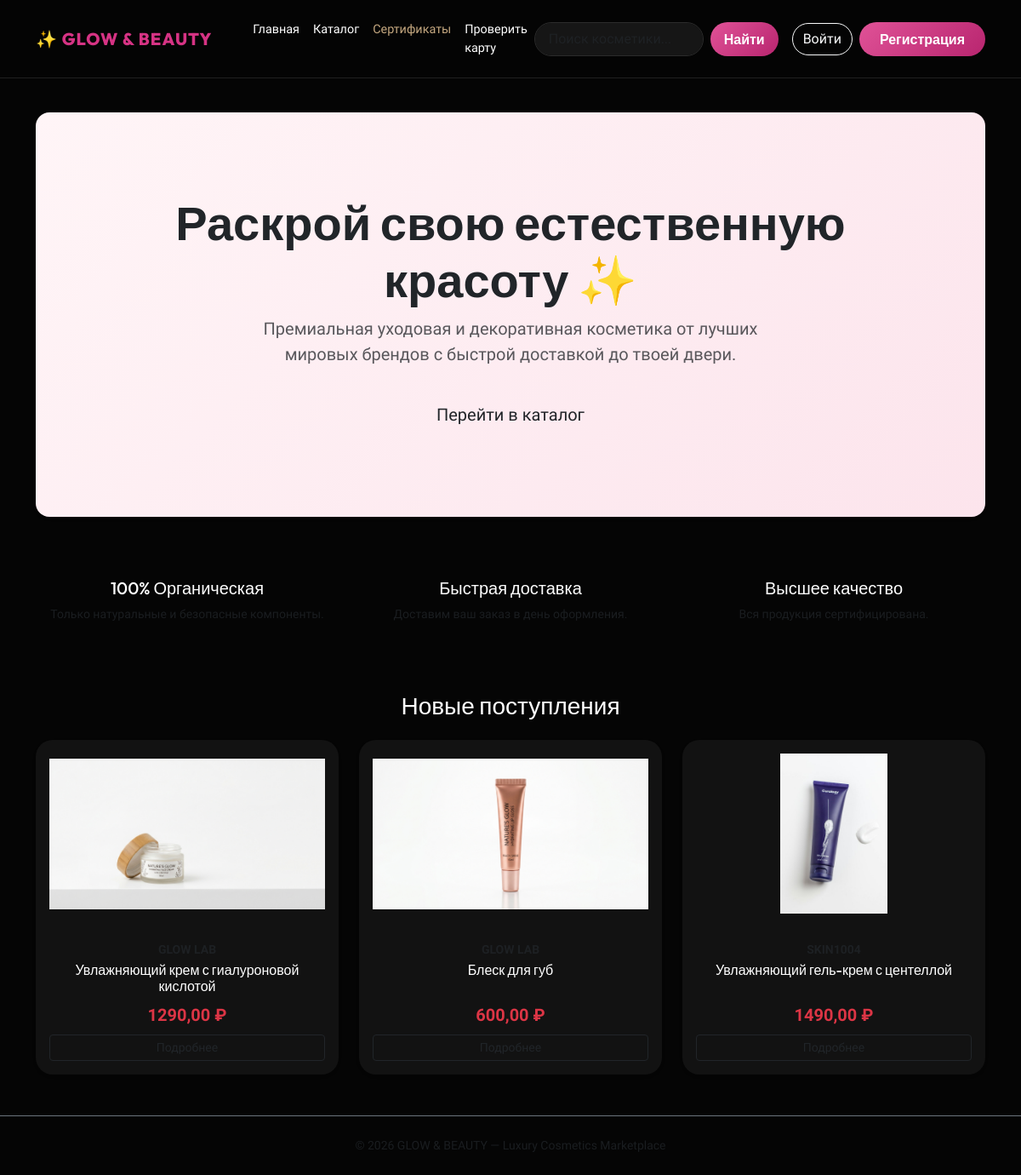
Before: / with the older database file.
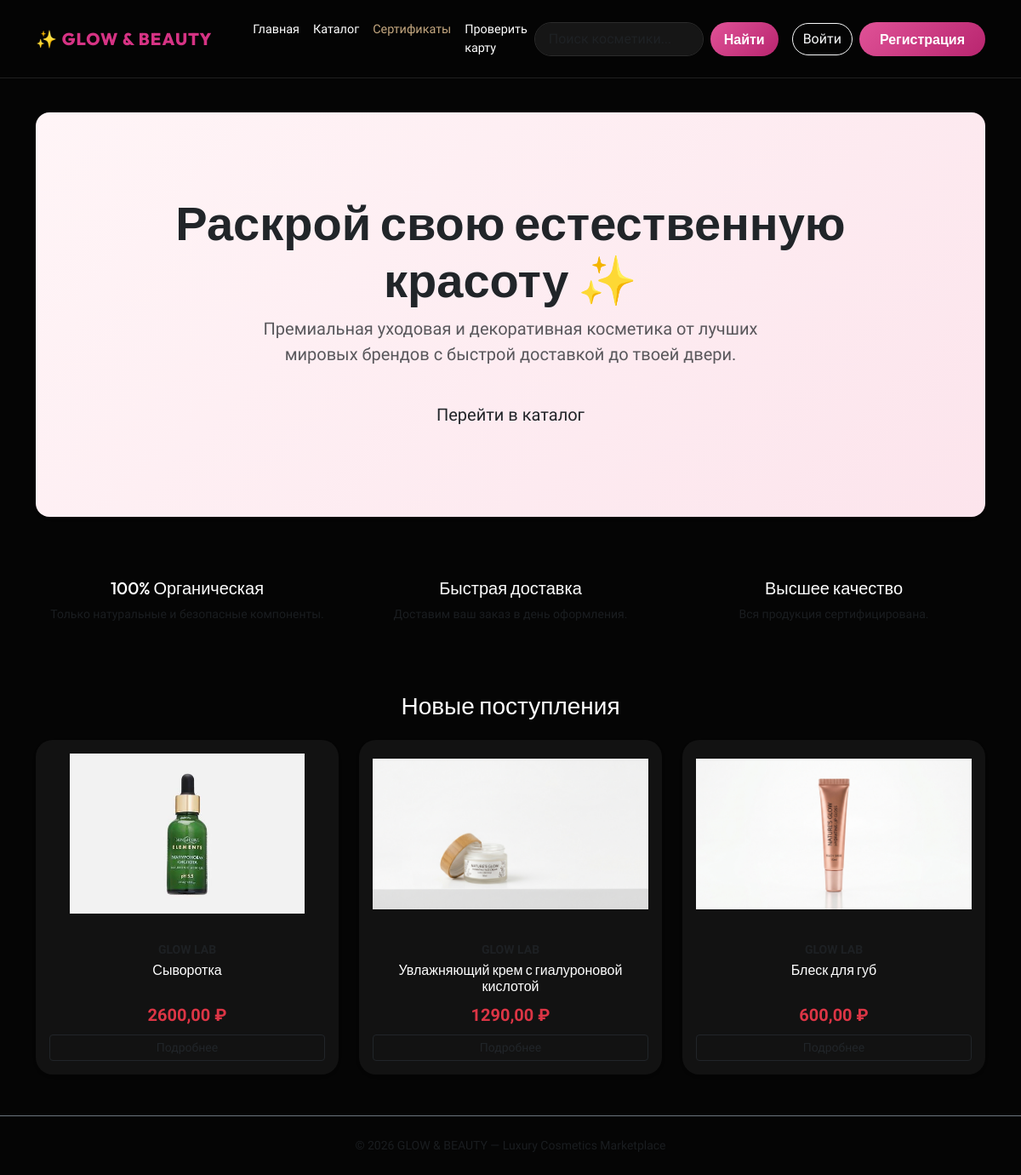
After: the same page with the newer database file.
### shop/models.py (models this page shows, shortened)
class Product(models.Model):
    seller = models.ForeignKey(User, on_delete=models.CASCADE, related_name='seller_products', verbose_name="Продавец", null=True, blank=True)
    category = models.ForeignKey(Category, related_name='products', on_delete=models.CASCADE, verbose_name="Категория")
    name = models.CharField(max_length=200, verbose_name="Название товара")
    slug = models.SlugField(max_length=200, unique=True)
    brand = models.CharField(max_length=100, verbose_name="Бренд")
    image = models.ImageField(upload_to='products/', blank=True, null=True, verbose_name="Фото товара")
    description = models.TextField(verbose_name="Описание")
    ingredients = models.TextField(verbose_name="Состав", blank=True)
    price = models.DecimalField(max_digits=10, decimal_places=2, verbose_name="Цена (₽)")
    stock = models.PositiveIntegerField(default=10, verbose_name="В наличии")
    is_available = models.BooleanField(default=True, verbose_name="Доступен")
    created = models.DateTimeField(auto_now_add=True)
    favorites = models.ManyToManyField(User, related_name='favorite_products', blank=True, verbose_name="В избранном у")
    class Meta:
        verbose_name = "Товар"
        verbose_name_plural = "Товары"
        ordering = ('-created',)
    def get_absolute_url(self):
        return reverse('shop:product_detail', args=[self.slug])

### shop/views.py (the view)
# urls.py: path('', views.home, name='home'),
def home(request):
    latest_products = Product.objects.filter(is_available=True)[:3]
    return render(
        request, "shop/home.html", {"latest_products": latest_products}
    )

### templates/shop/home.html (shortened to what this page needs)
{% extends 'base.html' %}
{% block content %}
<div class="p-5 mb-4 bg-white rounded-4 shadow-sm text-center border-0" style="background: linear-gradient(135deg, #fff5f7 0%, #fce4ec 100%);">
    <div class="container-fluid py-5">
        <h1 class="display-4 fw-bold text-dark">Раскрой свою естественную красоту ✨</h1>
        <p class="col-md-8 mx-auto fs-5 text-muted">Премиальная уходовая и декоративная косметика от лучших мировых брендов с быстрой доставкой до твоей двери.</p>
        <a href="{% url 'shop:product_list' %}" class="btn btn-pink btn-lg px-4 mt-3">Перейти в каталог</a>
    </div>
</div>
<div class="row text-center my-5">
    <div class="col-md-4">
        <div class="p-3">
            <h5>100% Органическая</h5>
            <p class="text-muted small">Только натуральные и безопасные компоненты.</p>
        </div>
    </div>
    <div class="col-md-4">
        <div class="p-3">
            <h5>Быстрая доставка</h5>
            <p class="text-muted small">Доставим ваш заказ в день оформления.</p>
        </div>
    </div>
    <div class="col-md-4">
        <div class="p-3">
            <h5>Высшее качество</h5>
            <p class="text-muted small">Вся продукция сертифицирована.</p>
        </div>
    </div>
</div>
<h3 class="mb-4 text-center">Новые поступления </h3>
<div class="row justify-content-center">
    {% for product in latest_products %}
        <div class="col-md-4 mb-4">
            <div class="card h-100 shadow-sm border-0">
                {% if product.image %}
                    <img src="{{ product.image.url }}" class="card-img-top p-3" style="height: 220px; object-fit: contain;" alt="{{ product.name }}">
                {% endif %}
                <div class="card-body d-flex flex-column text-center">
                    <small class="text-uppercase text-muted fw-bold">{{ product.brand }}</small>
                    <h5 class="card-title fs-6 mt-1">{{ product.name }}</h5>
                    <p class="text-danger fw-bold fs-5 mt-auto mb-2">{{ product.price }} ₽</p>
                    <a href="{{ product.get_absolute_url }}" class="btn btn-outline-dark btn-sm">Подробнее</a>
                </div>
            </div>
        </div>
    {% endfor %}
</div>
{% endblock %}

### templates/base.html (shortened to what this page needs)
<!DOCTYPE html>
<html lang="ru">
<head>
    <link href="https://cdn.jsdelivr.net/npm/bootstrap@5.3.0/dist/css/bootstrap.min.css" rel="stylesheet">
</head>
<body class="d-flex flex-column min-vh-100">
    <nav class="navbar navbar-expand-lg sticky-top py-3">
        <div class="container">
            <a class="navbar-brand" href="{% url 'shop:home' %}">✨ GLOW & BEAUTY</a>
            <div class="collapse navbar-collapse" id="navbarMain">
                <ul class="navbar-nav me-auto ms-4">
                    <li class="nav-item"><a class="nav-link" href="{% url 'shop:home' %}">Главная</a></li>
                    <li class="nav-item"><a class="nav-link" href="{% url 'shop:product_list' %}">Каталог</a></li>
                    <li class="nav-item"><a class="nav-link" href="{% url 'shop:buy_gift_card' %}" style="color: var(--luxury-gold) !important;">Сертификаты</a></li>
                    <li class="nav-item"><a class="nav-link" href="{% url 'shop:use_gift_card' %}">Проверить карту</a></li>
                </ul>
                <form class="d-flex me-3" method="get" action="{% url 'shop:product_list' %}">
                    <input class="form-control rounded-pill me-2 px-3" type="search" name="q" placeholder="Поиск косметики...">
                    <button class="btn btn-beauty px-3" type="submit">Найти</button>
                </form>
                <div class="d-flex align-items-center">
                    {% if user.is_authenticated %}
                        <a href="{% url 'shop:wishlist' %}" class="btn btn-outline-light btn-sm rounded-pill me-2" title="Избранное">
                            ❤️ Избранное
                        </a>
                        <a href="{% url 'shop:cart_detail' %}" class="btn btn-outline-gold btn-sm me-2">
                            🛒 Корзина
                        </a>
                        <div class="dropdown">
                            <button class="btn btn-dark dropdown-toggle rounded-pill border-secondary" type="button" data-bs-toggle="dropdown">
                                👤 {{ user.username }}
                            </button>
                            <ul class="dropdown-menu dropdown-menu-dark dropdown-menu-end shadow-lg border-secondary">
                                <li><a class="dropdown-item" href="{% url 'shop:my_orders' %}">📦 Мои заказы</a></li>
                                {% if user.is_staff or user.is_superuser %}
                                    <li><a class="dropdown-item text-info" href="{% url 'shop:seller_dashboard' %}">💼 Кабинет продавца</a></li>
                                    <li><a class="dropdown-item text-warning" href="{% url 'admin:index' %}" target="_blank">⚙️ Админка</a></li>
                                {% endif %}
                                <li><hr class="dropdown-divider border-secondary"></li>
                                <li>
                                    <form action="{% url 'logout' %}" method="post" class="px-3 py-1">
                                        {% csrf_token %}
                                        <button type="submit" class="btn btn-sm btn-danger w-100">Выйти</button>
                                    </form>
                                </li>
                            </ul>
                        </div>
                    {% else %}
                        <a href="{% url 'login' %}" class="btn btn-outline-light rounded-pill me-2">Войти</a>
                        <a href="{% url 'shop:register' %}" class="btn btn-beauty">Регистрация</a>
                    {% endif %}
                </div>
            </div>
        </div>
    </nav>
    <main class="container flex-grow-1 my-4">
        {% block content %}{% endblock %}
    </main>
    <footer class="text-center py-4 border-top border-secondary mt-auto text-muted">
        <p class="mb-0 small">&copy; 2026 GLOW & BEAUTY — Luxury Cosmetics Marketplace</p>
    </footer>
</body>
</html>

### templates/base.html (style rules this page uses)
:root { --bg-black: #050505; --card-dark: #121212; --primary-pink: #d63384; --hover-pink: #b8256f; --luxury-gold: #c5a880; --text-white: #ffffff; --text-gray: #a0a0a0; }
body { background-color: var(--bg-black); font-family: 'Plus Jakarta Sans', sans-serif; color: var(--text-white); }
h1, h2, h3, h4, h5, .navbar-brand { font-family: 'Outfit', sans-serif; }
.navbar { background-color: rgba(5, 5, 5, 0.95) !important; backdrop-filter: blur(12px); border-bottom: 1px solid #1f1f1f; }
.navbar-brand { color: var(--primary-pink) !important; font-weight: 800; letter-spacing: 1px; }
.nav-link { color: var(--text-white) !important; font-size: 0.9rem; font-weight: 500; }
.card { background-color: var(--card-dark); border: 1px solid #1f1f1f; border-radius: 20px; color: var(--text-white); transition: all 0.3s ease; }
.btn-beauty { background: linear-gradient(135deg, #e05297 0%, #b8256f 100%); color: white; border: none; border-radius: 50px; padding: 8px 24px; font-family: 'Outfit', sans-serif; font-weight: 600; transition: all 0.3s; }
.form-control, .form-select { background-color: #161616 !important; border: 1px solid #2b2b2b !important; color: #ffffff !important; }

Changed rows visible on the page:
no longer on this page (row unchanged): Product: image (picture), name "Увлажняющий гель-крем с центеллой", price "1490,00"
added Product: image (picture), name "Сыворотка", price "2600,00"
